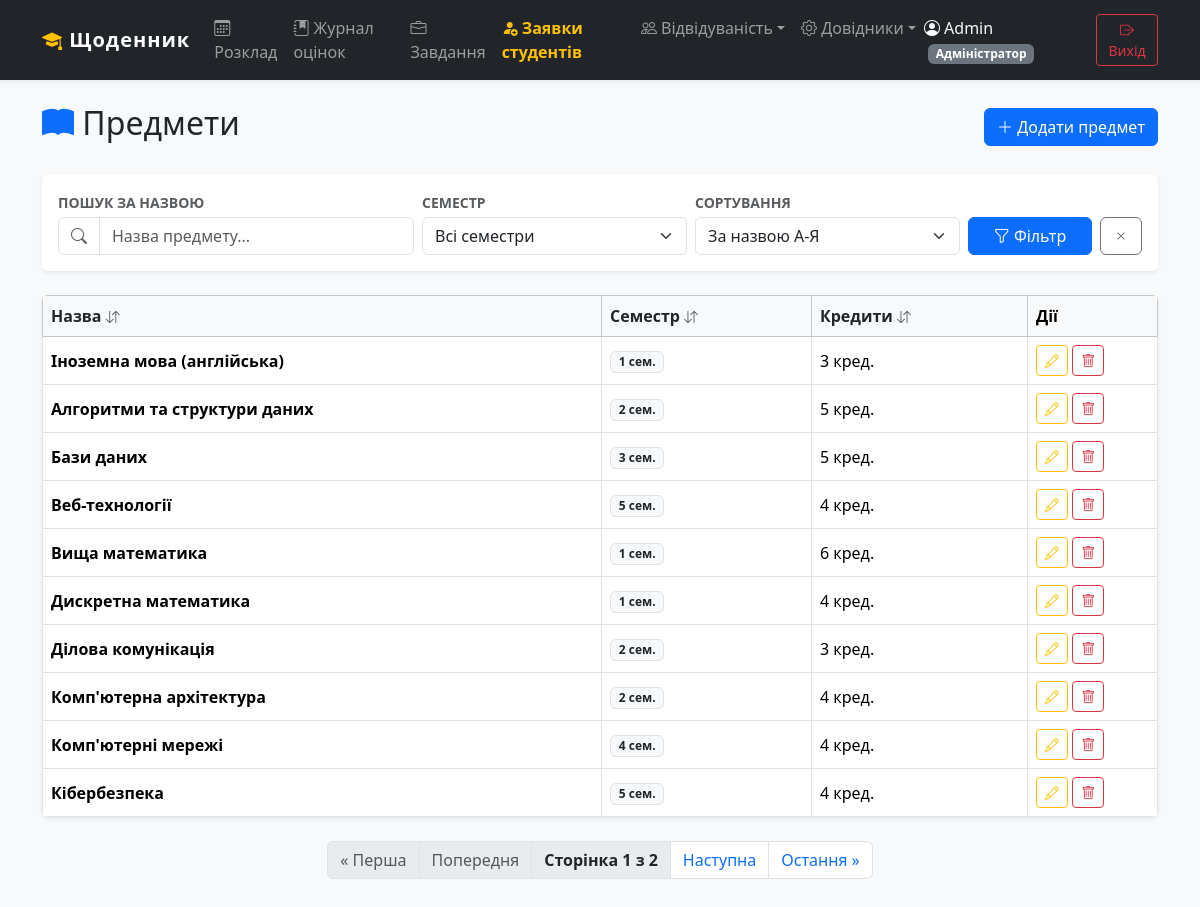
The page /education/subjects/?ordering=name (signed in) on the database its author committed.
### accounts/models.py (models this page shows, shortened)
class User(AbstractUser):
    ROLE_CHOICES = (
        ('admin', 'Адміністратор'),
        ('teacher', 'Викладач'),
        ('student', 'Студент'),
    )
    role = models.CharField(max_length=10, choices=ROLE_CHOICES, default='student', verbose_name='Роль')
    photo = models.ImageField(upload_to='avatars/', default='avatars/default.png', verbose_name='Фото профілю', blank=True, null=True)

### subjects/models.py (models this page shows, shortened)
class Subject(models.Model):
    name = models.CharField(max_length=150, verbose_name='Назва предмета')
    credits = models.PositiveIntegerField(verbose_name='Кредити (ECTS)')
    semester = models.PositiveIntegerField(verbose_name='Семестр')
    description = models.TextField(blank=True, null=True, verbose_name='Опис')
    class Meta:
        verbose_name = 'Предмет'
        verbose_name_plural = 'Предмети'
        ordering = ['semester', 'name']

### subjects/views.py (the view)
# urls.py: path('subjects/', views.SubjectListView.as_view(), name='subject_list'),
class SubjectListView(LoginRequiredMixin, ListView):
    model = Subject
    template_name = 'subjects/subject_list.html'
    context_object_name = 'subjects'
    paginate_by = 10
    def get_queryset(self):
        qs = Subject.objects.all()
        q = self.request.GET.get('q', '').strip()
        if q:
            qs = qs.filter(name__icontains=q)
        semester = self.request.GET.get('semester', '').strip()
        if semester:
            qs = qs.filter(semester=semester)
        ordering = self.request.GET.get('ordering', 'semester')
        allowed  = ['semester', '-semester', 'name', '-name', 'credits', '-credits']
        if ordering in allowed:
            qs = qs.order_by(ordering)
        return qs
    def get_context_data(self, **kwargs):
        context = super().get_context_data(**kwargs)
        context['q']        = self.request.GET.get('q', '')
        context['semester'] = self.request.GET.get('semester', '')
        context['ordering'] = self.request.GET.get('ordering', 'semester')
        context['semesters'] = Subject.objects.values_list(
            'semester', flat=True
        ).distinct().order_by('semester')
        return context

### subjects/templatetags/query_tags.py (called while the page is built)
@register.simple_tag(takes_context=True)
def url_replace(context, **kwargs):
    query = context['request'].GET.copy()
    for key, value in kwargs.items():
        query[key] = value
    return query.urlencode()

### templates/subjects/subject_list.html (shortened to what this page needs)
{% extends 'base.html' %}
{% load query_tags %}
{% block content %}
<div class="d-flex justify-content-between align-items-center mt-2 mb-4">
    <h2><i class="bi bi-book-fill text-primary"></i> Предмети</h2>
    {% if user.role == 'teacher' or user.role == 'admin' or user.is_superuser %}
        <a href="{% url 'subject_add' %}" class="btn btn-primary">
            <i class="bi bi-plus-lg"></i> Додати предмет
        </a>
    {% endif %}
</div>
<div class="card shadow-sm border-0 mb-4">
    <div class="card-body py-3">
        <form method="get" class="row g-2 align-items-end">
            <div class="col-md-4">
                <label class="form-label small fw-semibold text-muted mb-1">ПОШУК ЗА НАЗВОЮ</label>
                <div class="input-group">
                    <span class="input-group-text bg-white"><i class="bi bi-search text-muted"></i></span>
                    <input type="text" name="q" value="{{ q }}"
                           class="form-control" placeholder="Назва предмету...">
                </div>
            </div>
            <div class="col-md-3">
                <label class="form-label small fw-semibold text-muted mb-1">СЕМЕСТР</label>
                <select name="semester" class="form-select">
                    <option value="">Всі семестри</option>
                </select>
            </div>
            <div class="col-md-3">
                <label class="form-label small fw-semibold text-muted mb-1">СОРТУВАННЯ</label>
                <select name="ordering" class="form-select">
                    <option value="name"      {% if ordering == 'name'      %}selected{% endif %}>За назвою А-Я</option>
                </select>
            </div>
            <div class="col-md-2 d-flex gap-2">
                <button type="submit" class="btn btn-primary w-100">
                    <i class="bi bi-funnel"></i> Фільтр
                </button>
                <a href="{% url 'subject_list' %}" class="btn btn-outline-secondary">
                    <i class="bi bi-x"></i>
                </a>
            </div>
        </form>
    </div>
</div>
<div class="table-responsive shadow-sm rounded">
    <table class="table table-hover table-bordered align-middle mb-0 bg-white">
        <thead class="table-light">
            <tr>
                <th>
                    <a href="?{% url_replace ordering='name' %}" class="text-decoration-none text-dark">
                        Назва <i class="bi bi-arrow-down-up text-muted small"></i>
                    </a>
                </th>
                <th>
                    <a href="?{% url_replace ordering='semester' %}" class="text-decoration-none text-dark">
                        Семестр <i class="bi bi-arrow-down-up text-muted small"></i>
                    </a>
                </th>
                <th>
                    <a href="?{% url_replace ordering='credits' %}" class="text-decoration-none text-dark">
                        Кредити <i class="bi bi-arrow-down-up text-muted small"></i>
                    </a>
                </th>
                {% if user.role == 'teacher' or user.role == 'admin' or user.is_superuser %}
                <th width="130">Дії</th>
                {% endif %}
            </tr>
        </thead>
        <tbody>
            {% for subject in subjects %}
            <tr>
                <td class="fw-semibold">{{ subject.name }}</td>
                <td><span class="badge bg-light text-dark border">{{ subject.semester }} сем.</span></td>
                <td>{{ subject.credits }} кред.</td>
                {% if user.role == 'teacher' or user.role == 'admin' or user.is_superuser %}
                <td>
                    <a href="{% url 'subject_edit' subject.pk %}" class="btn btn-sm btn-outline-warning">
                        <i class="bi bi-pencil"></i>
                    </a>
                    <a href="{% url 'subject_delete' subject.pk %}" class="btn btn-sm btn-outline-danger">
                        <i class="bi bi-trash"></i>
                    </a>
                </td>
                {% endif %}
            </tr>
            {% endfor %}
        </tbody>
    </table>
</div>
{% include 'includes/pagination.html' %}
{% endblock %}

### templates/base.html (shortened to what this page needs)
<!DOCTYPE html>
<html lang="uk">
<head>
    <link href="https://cdn.jsdelivr.net/npm/bootstrap@5.3.3/dist/css/bootstrap.min.css" rel="stylesheet">
    <link rel="stylesheet" href="https://cdn.jsdelivr.net/npm/bootstrap-icons@1.11.1/font/bootstrap-icons.css">
</head>
<body>
    <nav class="navbar navbar-expand-lg navbar-dark bg-dark sticky-top shadow-sm mb-4">
        <div class="container">
            <a class="navbar-brand" href="{% url 'home' %}"><i class="bi bi-mortarboard-fill text-warning"></i> Щоденник</a>
            <div class="collapse navbar-collapse" id="navbarNav">
                <ul class="navbar-nav me-auto">
                    {% if user.is_authenticated %}
                        <li class="nav-item"><a class="nav-link" href="{% url 'schedule_list' %}"><i class="bi bi-calendar3"></i> Розклад</a></li>
                        <li class="nav-item"><a class="nav-link" href="{% url 'grade_list' %}"><i class="bi bi-journal-bookmark-fill"></i> Журнал оцінок</a></li>
                        <li class="nav-item"><a class="nav-link" href="{% url 'assignment_list' %}"><i class="bi bi-briefcase"></i> Завдання</a></li>
                        {% if user.role == 'admin' or user.is_superuser %}
                            <li class="nav-item">
                                <a class="nav-link text-warning fw-bold" href="{% url 'pending_students' %}">
                                    <i class="bi bi-person-fill-add"></i> Заявки студентів
                                </a>
                            </li>
                        {% endif %}
                        <li class="nav-item dropdown">
                            <a class="nav-link dropdown-toggle" href="#" role="button" data-bs-toggle="dropdown"><i class="bi bi-people"></i> Відвідуваність</a>
                        </li>
                        {% if user.role == 'teacher' or user.is_superuser %}
                        <li class="nav-item dropdown">
                            <a class="nav-link dropdown-toggle" href="#" role="button" data-bs-toggle="dropdown"><i class="bi bi-gear"></i> Довідники</a>
                        </li>
                        {% endif %}
                    {% endif %}
                </ul>
                <ul class="navbar-nav align-items-lg-center">
                    {% if user.is_authenticated %}
                        <li class="nav-item text-light me-3 d-none d-lg-block">
                            <i class="bi bi-person-circle"></i> {{ user.get_full_name|default:user.username }}
                            <span class="badge bg-secondary ms-1">{{ user.get_role_display }}</span>
                        </li>
                        <li class="nav-item">
                            <form method="post" action="{% url 'logout' %}" class="d-inline">
                                <button type="submit" class="btn btn-outline-danger btn-sm mt-2 mt-lg-0"><i class="bi bi-box-arrow-right"></i> Вихід</button>
                            </form>
                        </li>
                    {% else %}
                        <li class="nav-item"><a class="nav-link" href="{% url 'login' %}">Вхід</a></li>
                        <li class="nav-item"><a class="btn btn-primary btn-sm ms-lg-2 mt-2 mt-lg-0" href="{% url 'register' %}">Реєстрація</a></li>
                    {% endif %}
                </ul>
            </div>
        </div>
    </nav>
    <div class="container pb-5">
        {% block content %}
        {% endblock %}
    </div>
</body>
</html>

### templates/base.html (style rules this page uses)
body { background-color: #f8f9fa; }
.navbar-brand { font-weight: bold; letter-spacing: 1px; }
.table-responsive { border-radius: .5rem; box-shadow: 0 .125rem .25rem rgba(0,0,0,.075); }

### rows shown on the page
User: get_full_name "Admin", role "Адміністратор"
Subject: name "Іноземна мова (англійська)", semester "1", credits "3"
Subject: name "Алгоритми та структури даних", semester "2", credits "5"
Subject: name "Бази даних", semester "3", credits "5"
Subject: name "Веб-технології", semester "5", credits "4"
Subject: name "Вища математика", semester "1", credits "6"
Subject: name "Дискретна математика", semester "1", credits "4"
Subject: name "Ділова комунікація", semester "2", credits "3"
Subject: name "Комп'ютерна архітектура", semester "2", credits "4"
Subject: name "Комп'ютерні мережі", semester "4", credits "4"
Subject: name "Кібербезпека", semester "5", credits "4"

### other values the page prints
{{ page_obj.number }} "1"
{{ page_obj.paginator.num_pages }} "2"
